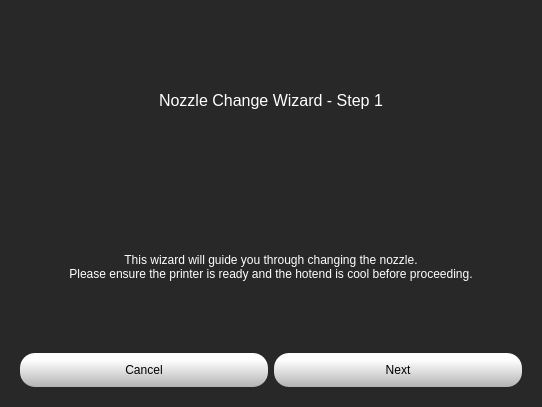
<?xml version="1.0" encoding="UTF-8"?>
<ui version="4.0">
 <class>Form</class>
 <widget class="QWidget" name="Form">
  <property name="geometry">
   <rect>
    <x>0</x>
    <y>0</y>
    <width>542</width>
    <height>407</height>
   </rect>
  </property>
  <property name="windowTitle">
   <string>Nozzle Change Wizard</string>
  </property>
  <property name="styleSheet">
   <string notr="true">background-color: rgb(40, 40, 40);</string>
  </property>
  <layout class="QVBoxLayout" name="verticalLayout">
   <item>
    <widget class="QStackedWidget" name="nozzleChangeStackedWidget">
     <property name="currentIndex">
      <number>0</number>
     </property>
     <widget class="QWidget" name="step1Page">
      <layout class="QVBoxLayout" name="verticalLayout_2">
       <item>
        <widget class="QLabel" name="instructionLabel">
         <property name="text">
          <string>Nozzle Change Wizard - Step 1</string>
         </property>
         <property name="alignment">
          <set>Qt::AlignCenter</set>
         </property>
         <property name="styleSheet">
          <string notr="true">color: rgb(255, 255, 255); font-size: 16px;</string>
         </property>
        </widget>
       </item>
       <item>
        <widget class="QLabel" name="detailLabel">
         <property name="text">
          <string>This wizard will guide you through changing the nozzle.
Please ensure the printer is ready and the hotend is cool before proceeding.</string>
         </property>
         <property name="alignment">
          <set>Qt::AlignCenter</set>
         </property>
         <property name="styleSheet">
          <string notr="true">color: rgb(255, 255, 255);</string>
         </property>
         <property name="wordWrap">
          <bool>true</bool>
         </property>
        </widget>
       </item>
       <item>
        <layout class="QHBoxLayout" name="buttonLayout">
         <item>
          <widget class="QPushButton" name="cancelButton">
           <property name="text">
            <string>Cancel</string>
           </property>
           <property name="styleSheet">
            <string notr="true">
QPushButton {
    background-color: qlineargradient(spread:pad, x1:0, y1:1, x2:0, y2:0.188, stop:0 rgba(180, 180, 180, 255), stop:1 rgba(255, 255, 255, 255));
    border-radius: 15px;
    padding: 10px;
}
QPushButton:pressed {
    background-color: qlineargradient(x1: 0, y1: 0, x2: 0, y2: 1, stop: 0 #dadbde, stop: 1 #f6f7fa);
}
            </string>
           </property>
          </widget>
         </item>
         <item>
          <widget class="QPushButton" name="nextButton">
           <property name="text">
            <string>Next</string>
           </property>
           <property name="styleSheet">
            <string notr="true">
QPushButton {
    background-color: qlineargradient(spread:pad, x1:0, y1:1, x2:0, y2:0.188, stop:0 rgba(180, 180, 180, 255), stop:1 rgba(255, 255, 255, 255));
    border-radius: 15px;
    padding: 10px;
}
QPushButton:pressed {
    background-color: qlineargradient(x1: 0, y1: 0, x2: 0, y2: 1, stop: 0 #dadbde, stop: 1 #f6f7fa);
}
            </string>
           </property>
          </widget>
         </item>
        </layout>
       </item>
      </layout>
     </widget>
    </widget>
   </item>
  </layout>
 </widget>
 <resources/>
 <connections/>
</ui>
